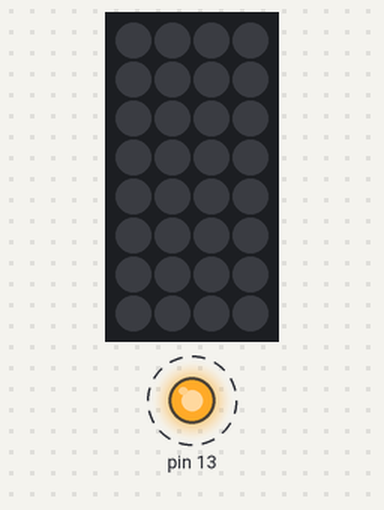
Recording of a sketch running on a simulated Arduino Uno, built with avr-gcc and run on an emulated ATmega328P. Shown: 4×8 RGB LED matrix (first LED top left, wired row by row), output pins drawn as LEDs (lit = HIGH). Dashed ring = blinking.

Above: at 0.5 s.
Timing chart, 0 to 4.6 s (numbered marks = the images above):
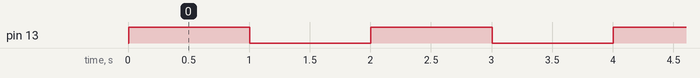

Measured:
- by itself, pin 13: alternates HIGH for 1.0 s and LOW for 1.0 s

The sketch:

clear_matrix_and_blink13.ino
```cpp
#include <Adafruit_GFX.h>
#include <Adafruit_NeoMatrix.h>
#include <Adafruit_NeoPixel.h>
#ifndef PSTR
 #define PSTR // Make Arduino Due happy
#endif

Adafruit_NeoMatrix matrix = Adafruit_NeoMatrix(4, 8, 6,
  NEO_MATRIX_TOP     + NEO_MATRIX_RIGHT +
  NEO_MATRIX_COLUMNS + NEO_MATRIX_PROGRESSIVE,
  NEO_GRB            + NEO_KHZ800);

void setup() {
  pinMode(13, OUTPUT);
  matrix.begin();
  matrix.setBrightness(10);
  matrix.fillScreen(0);
  matrix.show();
}

void loop() {
  digitalWrite(13, HIGH);   // turn the LED on (HIGH is the voltage level)
  delay(1000);              // wait for a second
  digitalWrite(13, LOW);    // turn the LED off by making the voltage LOW
  delay(1000);              // wait for a second
}
```
